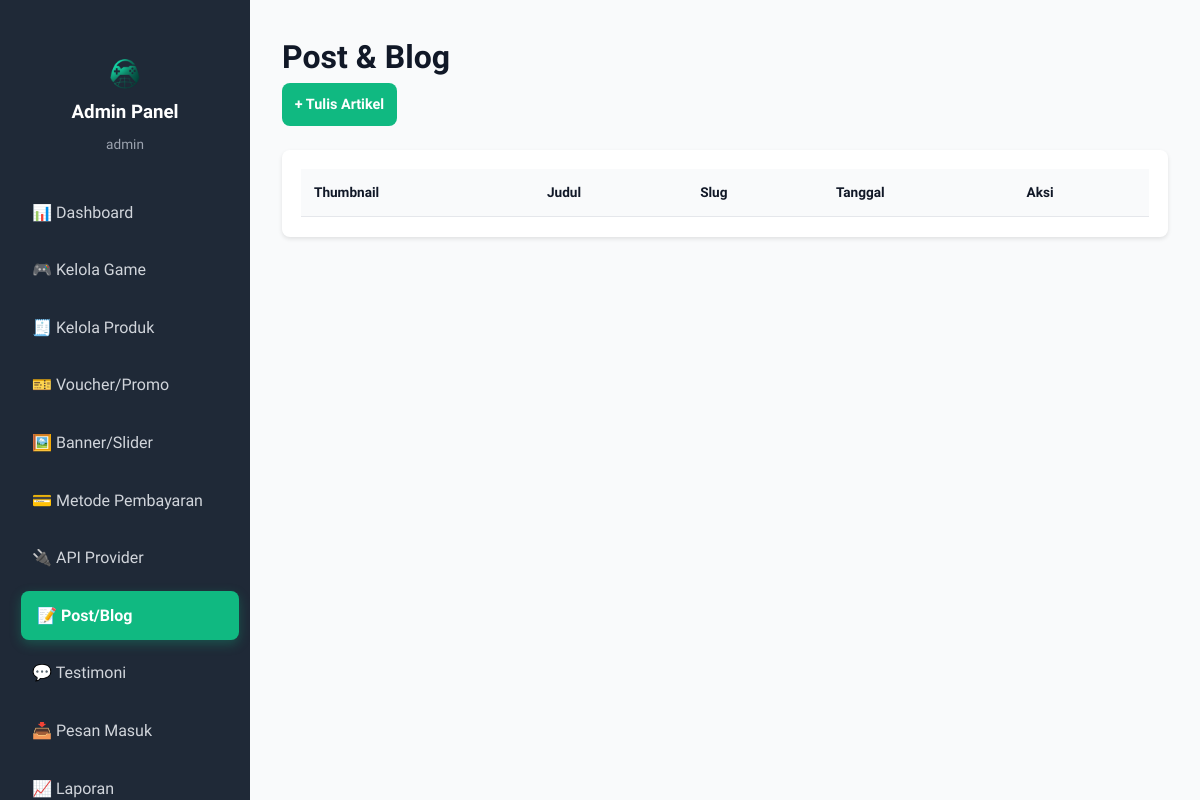
/admin/posts.php (signed in), run on an earlier commit of the app's database.
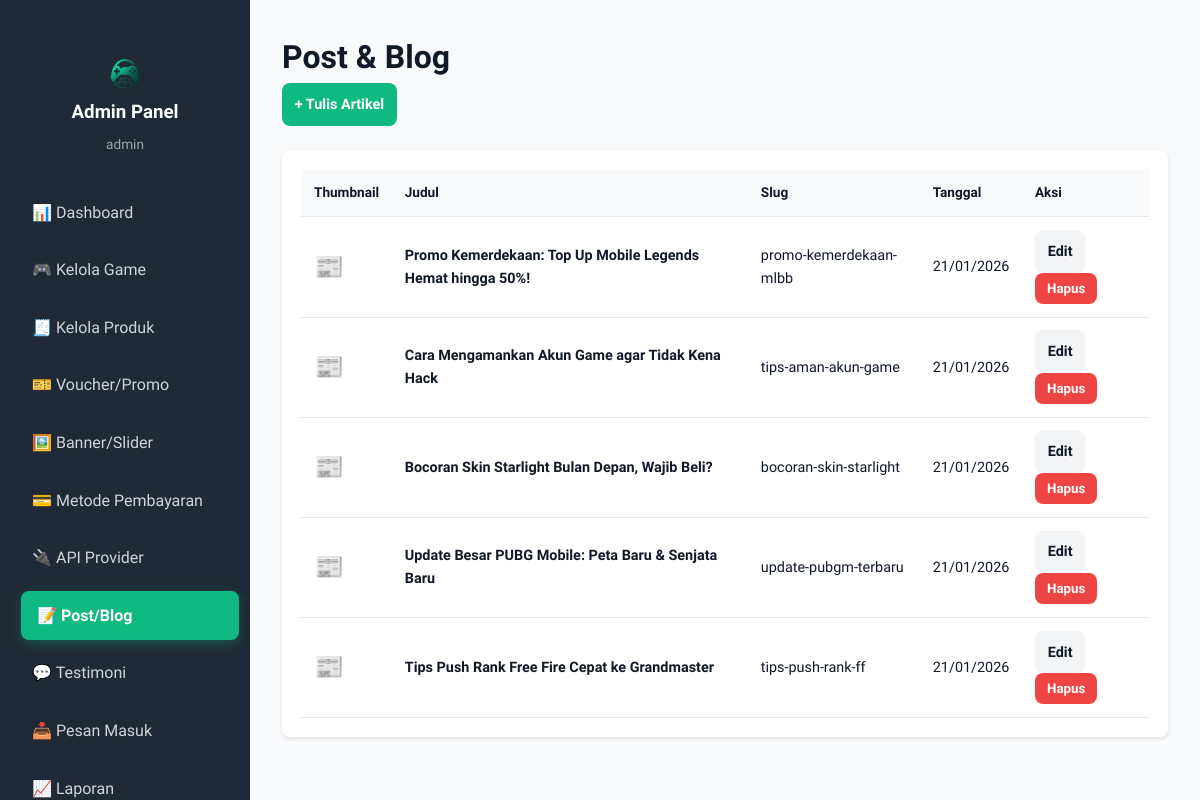
And on a later commit of the database.
### tables this page shows
CREATE TABLE IF NOT EXISTS posts (
  id INT PRIMARY KEY AUTO_INCREMENT,
  title VARCHAR(255) NOT NULL,
  slug VARCHAR(255) NOT NULL UNIQUE,
  content LONGTEXT NULL,
  image_path VARCHAR(255) NULL,
  created_at TIMESTAMP DEFAULT CURRENT_TIMESTAMP,
  updated_at TIMESTAMP DEFAULT CURRENT_TIMESTAMP ON UPDATE CURRENT_TIMESTAMP
);

### admin/posts.php (the view, shortened to what this page needs)
<?php
require_once '../config/database.php';
$posts = $pdo->query("SELECT * FROM posts ORDER BY created_at DESC")->fetchAll();
?>
<!DOCTYPE html>
<html lang="id">
<head>
    <link rel="stylesheet" href="../css/style.css">
    <link rel="stylesheet" href="../css/mobile-optimization.css">
</head>
<body>
    <div class="admin-layout">
        <?php include 'sidebar.php'; ?>
        <main class="main-content">
            <div class="content-header">
                <h1>Post & Blog</h1>
                <button onclick="showModal()" class="btn-primary">+ Tulis Artikel</button>
            </div>
            <div class="table-container">
                <table class="data-table">
                    <thead>
                        <tr>
                            <th>Thumbnail</th>
                            <th>Judul</th>
                            <th>Slug</th>
                            <th>Tanggal</th>
                            <th>Aksi</th>
                        </tr>
                    </thead>
                    <tbody>
                        <?php foreach($posts as $p): ?>
                        <tr>
                            <td>
                                <?php if(!empty($p['image_path'])): ?>
                                    <img src="<?php echo asset_url($p['image_path']); ?>" alt="thumb" style="height:40px; width:70px; object-fit:cover; border-radius:4px;">
                                <?php else: ?>
                                    <span style="font-size: 1.5rem;">📰</span>
                                <?php endif; ?>
                            </td>
                            <td><strong><?php echo htmlspecialchars($p['title']); ?></strong></td>
                            <td><?php echo $p['slug']; ?></td>
                            <td><?php echo date('d/m/Y', strtotime($p['created_at'])); ?></td>
                            <td>
                                <button class="btn-secondary" onclick='showModal(<?php echo json_encode($p); ?>)'>Edit</button>
                                <form method="POST" style="display:inline;" onsubmit="return confirm('Hapus?')">
                                    <button type="submit" class="btn-danger-small">Hapus</button>
                                </form>
                            </td>
                        </tr>
                        <?php endforeach; ?>
                    </tbody>
                </table>
            </div>
        </main>
    </div>
</body>
</html>

What changed in the data, as far as the page shows it:
added posts: title "Promo Kemerdekaan: Top Up Mobile Legends Hemat hingga 50%!", slug "promo-kemerdekaan-mlbb", created_at "21/01/2026"
added posts: title "Cara Mengamankan Akun Game agar Tidak Kena Hack", slug "tips-aman-akun-game", created_at "21/01/2026"
added posts: title "Bocoran Skin Starlight Bulan Depan, Wajib Beli?", slug "bocoran-skin-starlight", created_at "21/01/2026"
added posts: title "Update Besar PUBG Mobile: Peta Baru & Senjata Baru", slug "update-pubgm-terbaru", created_at "21/01/2026"
added posts: title "Tips Push Rank Free Fire Cepat ke Grandmaster", slug "tips-push-rank-ff", created_at "21/01/2026"
